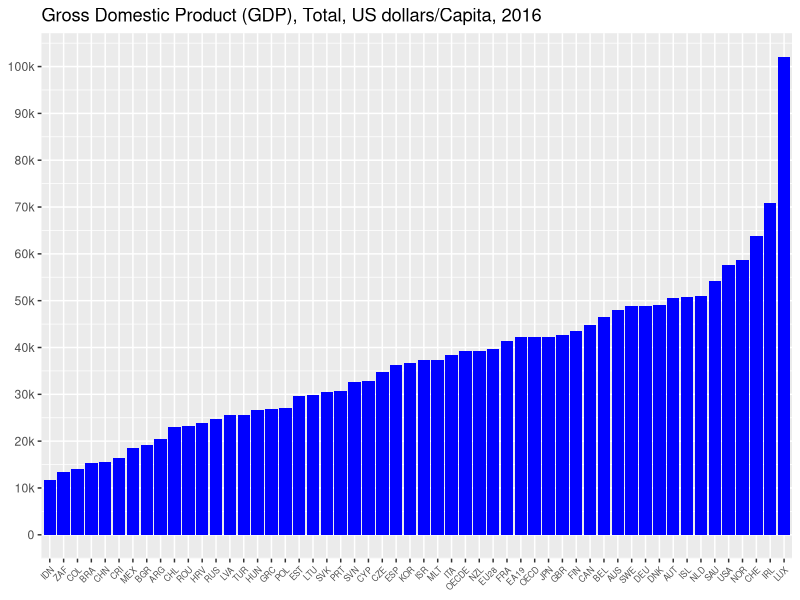

Write the R code that produced this figure.
#This code generates a barplot using R for 2016 GDP for selected countries.

#created on 8/28/2018

# author: Benjamin Tayo

library(tidyverse)
library(scales)
data<-read.csv("gdp.csv")
head(data)
names(data)[1]="location"
ind<-order(data$Value)
data<-data%>%mutate(location=location[ind],Value=Value[ind])
data%>%ggplot(aes(reorder(location,Value),Value))+geom_col(fill="blue")+
  scale_y_continuous(breaks=seq(0,100000,10000),
                     labels=c("0","10k","20k","30k","40k","50k","60k","70k","80k","90k","100k"))+
  theme(axis.text.x = element_text(angle = 45, hjust = 1,size=6))+theme(axis.title.x=element_blank())+
  theme(axis.title.y=element_blank())+ggtitle("Gross Domestic Product (GDP), Total, US dollars/Capita, 2016 ")

